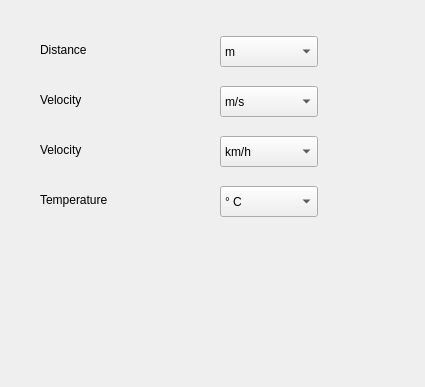
<?xml version="1.0" encoding="UTF-8"?>
<ui version="4.0">
 <class>UnitFrame</class>
 <widget class="QWidget" name="UnitFrame">
  <property name="geometry">
   <rect>
    <x>0</x>
    <y>0</y>
    <width>425</width>
    <height>387</height>
   </rect>
  </property>
  <property name="windowTitle">
   <string>Unit</string>
  </property>
  <widget class="QLabel" name="textLabel_Distance">
   <property name="geometry">
    <rect>
     <x>40</x>
     <y>40</y>
     <width>134</width>
     <height>20</height>
    </rect>
   </property>
   <property name="text">
    <string>Distance</string>
   </property>
   <property name="wordWrap">
    <bool>false</bool>
   </property>
  </widget>
  <widget class="QComboBox" name="comboBox_Distance">
   <property name="geometry">
    <rect>
     <x>220</x>
     <y>36</y>
     <width>98</width>
     <height>31</height>
    </rect>
   </property>
   <item>
    <property name="text">
     <string>m</string>
    </property>
   </item>
   <item>
    <property name="text">
     <string>ft</string>
    </property>
   </item>
  </widget>
  <widget class="QComboBox" name="comboBox_Velocity1">
   <property name="geometry">
    <rect>
     <x>220</x>
     <y>86</y>
     <width>98</width>
     <height>31</height>
    </rect>
   </property>
   <item>
    <property name="text">
     <string>m/s</string>
    </property>
   </item>
   <item>
    <property name="text">
     <string>fpm</string>
    </property>
   </item>
  </widget>
  <widget class="QLabel" name="textLabel_Velocity1">
   <property name="geometry">
    <rect>
     <x>40</x>
     <y>90</y>
     <width>134</width>
     <height>20</height>
    </rect>
   </property>
   <property name="text">
    <string>Velocity</string>
   </property>
   <property name="wordWrap">
    <bool>false</bool>
   </property>
  </widget>
  <widget class="QComboBox" name="comboBox_Velocity2">
   <property name="geometry">
    <rect>
     <x>220</x>
     <y>136</y>
     <width>98</width>
     <height>31</height>
    </rect>
   </property>
   <item>
    <property name="text">
     <string>km/h</string>
    </property>
   </item>
   <item>
    <property name="text">
     <string>mph</string>
    </property>
   </item>
   <item>
    <property name="text">
     <string>kn</string>
    </property>
   </item>
  </widget>
  <widget class="QLabel" name="textLabel_Velocity2">
   <property name="geometry">
    <rect>
     <x>40</x>
     <y>140</y>
     <width>134</width>
     <height>20</height>
    </rect>
   </property>
   <property name="text">
    <string>Velocity</string>
   </property>
   <property name="wordWrap">
    <bool>false</bool>
   </property>
  </widget>
  <widget class="QLabel" name="textLabel_Temp">
   <property name="geometry">
    <rect>
     <x>40</x>
     <y>190</y>
     <width>134</width>
     <height>20</height>
    </rect>
   </property>
   <property name="text">
    <string>Temperature</string>
   </property>
   <property name="wordWrap">
    <bool>false</bool>
   </property>
  </widget>
  <widget class="QComboBox" name="comboBox_Temp">
   <property name="geometry">
    <rect>
     <x>220</x>
     <y>186</y>
     <width>98</width>
     <height>31</height>
    </rect>
   </property>
   <item>
    <property name="text">
     <string>° C</string>
    </property>
   </item>
   <item>
    <property name="text">
     <string>° F</string>
    </property>
   </item>
  </widget>
 </widget>
 <layoutdefault spacing="6" margin="11"/>
 <resources/>
 <connections/>
</ui>
